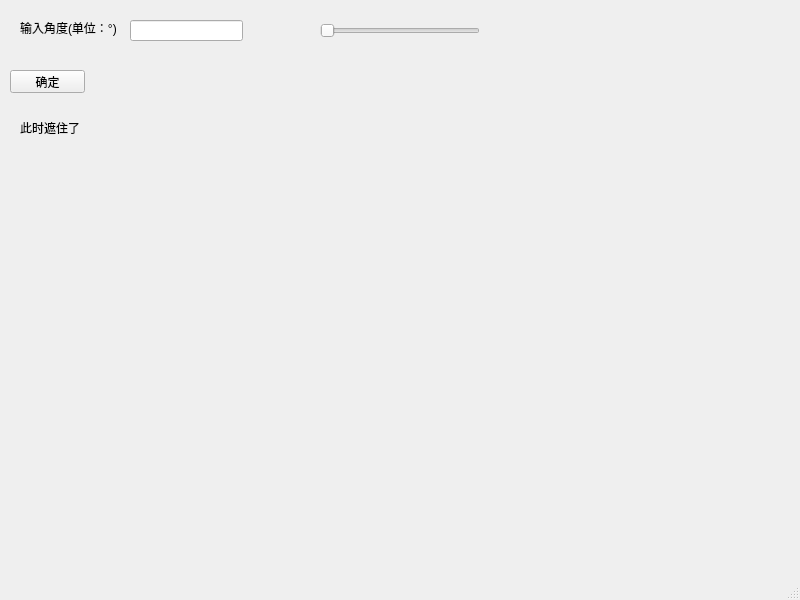
<?xml version="1.0" encoding="UTF-8"?>
<ui version="4.0">
 <class>MainWindow</class>
 <widget class="QMainWindow" name="MainWindow">
  <property name="geometry">
   <rect>
    <x>0</x>
    <y>0</y>
    <width>800</width>
    <height>600</height>
   </rect>
  </property>
  <property name="windowTitle">
   <string>MainWindow</string>
  </property>
  <widget class="QWidget" name="centralwidget">
   <widget class="QLineEdit" name="input_box">
    <property name="geometry">
     <rect>
      <x>130</x>
      <y>20</y>
      <width>113</width>
      <height>21</height>
     </rect>
    </property>
   </widget>
   <widget class="QPushButton" name="button">
    <property name="geometry">
     <rect>
      <x>10</x>
      <y>70</y>
      <width>75</width>
      <height>23</height>
     </rect>
    </property>
    <property name="text">
     <string>确定</string>
    </property>
   </widget>
   <widget class="QWidget" name="plot_widget" native="true">
    <property name="geometry">
     <rect>
      <x>40</x>
      <y>200</y>
      <width>651</width>
      <height>231</height>
     </rect>
    </property>
   </widget>
   <widget class="QLabel" name="label">
    <property name="geometry">
     <rect>
      <x>20</x>
      <y>20</y>
      <width>101</width>
      <height>16</height>
     </rect>
    </property>
    <property name="text">
     <string>输入角度(单位：°)：</string>
    </property>
   </widget>
   <widget class="QLabel" name="label_result">
    <property name="geometry">
     <rect>
      <x>20</x>
      <y>120</y>
      <width>271</width>
      <height>16</height>
     </rect>
    </property>
    <property name="text">
     <string>此时遮住了</string>
    </property>
   </widget>
   <widget class="QSlider" name="slider">
    <property name="geometry">
     <rect>
      <x>320</x>
      <y>20</y>
      <width>160</width>
      <height>22</height>
     </rect>
    </property>
    <property name="maximum">
     <number>90</number>
    </property>
    <property name="orientation">
     <enum>Qt::Horizontal</enum>
    </property>
   </widget>
  </widget>
  <widget class="QMenuBar" name="menubar">
   <property name="geometry">
    <rect>
     <x>0</x>
     <y>0</y>
     <width>800</width>
     <height>21</height>
    </rect>
   </property>
  </widget>
  <widget class="QStatusBar" name="statusbar"/>
 </widget>
 <resources/>
 <connections/>
</ui>
